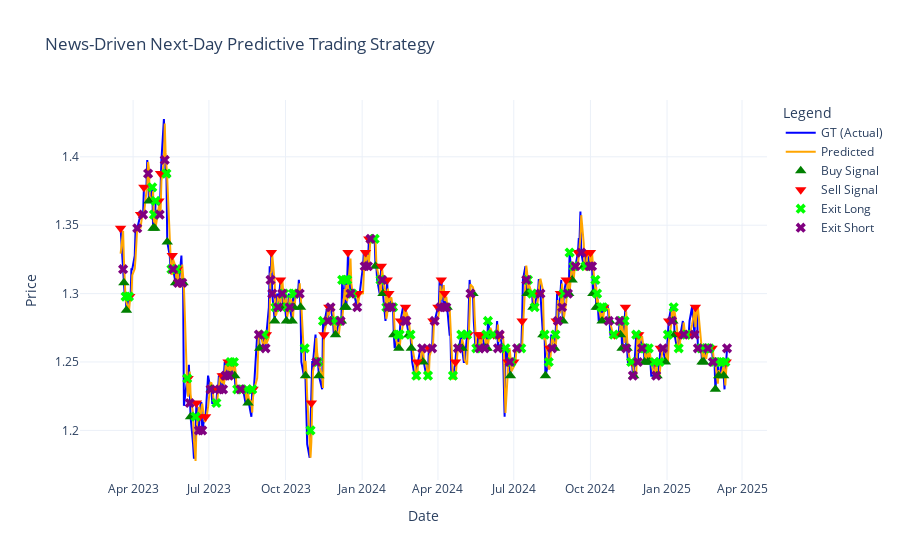

Notebook source saved alongside this figure:
### Code cell
# Extract series
dates = merged_df.index
gt = merged_df['GT']
predict = merged_df['Predict']

# Separate long/short entries & exits from the trade log
entry_long = trade_log_df[trade_log_df['Action'].str.contains("Enter Long")]
entry_short = trade_log_df[trade_log_df['Action'].str.contains("Enter Short")]
exit_long = trade_log_df[trade_log_df['Action'].str.contains("Exit Long")]
exit_short = trade_log_df[trade_log_df['Action'].str.contains("Exit Short")]

# Create the interactive plot
fig = go.Figure()

# Ground truth price line
fig.add_trace(go.Scatter(x=dates, y=gt, mode='lines', name='GT (Actual)', line=dict(color='blue')))

# Predicted price line
fig.add_trace(go.Scatter(x=dates, y=predict, mode='lines', name='Predicted', line=dict(color='orange')))

# Entry Long signals
fig.add_trace(go.Scatter(
    x=entry_long['Date'], y=entry_long['Price'],
    mode='markers',
    name='Buy Signal',
    marker=dict(symbol='triangle-up', size=10, color='green')
))

# Entry Short signals
fig.add_trace(go.Scatter(
    x=entry_short['Date'], y=entry_short['Price'],
    mode='markers',
    name='Sell Signal',
    marker=dict(symbol='triangle-down', size=10, color='red')
))

# Exit Long signals
fig.add_trace(go.Scatter(
    x=exit_long['Date'], y=exit_long['Price'],
    mode='markers',
    name='Exit Long',
    marker=dict(symbol='x', size=9, color='lime')
))

# Exit Short signals
fig.add_trace(go.Scatter(
    x=exit_short['Date'], y=exit_short['Price'],
    mode='markers',
    name='Exit Short',
    marker=dict(symbol='x', size=9, color='purple')
))

# Layout settings
fig.update_layout(
    title='News-Driven Next-Day Predictive Trading Strategy',
    xaxis_title='Date',
    yaxis_title='Price',
    legend_title='Legend',
    template='plotly_white',
    hovermode='closest'
)

fig.show()
